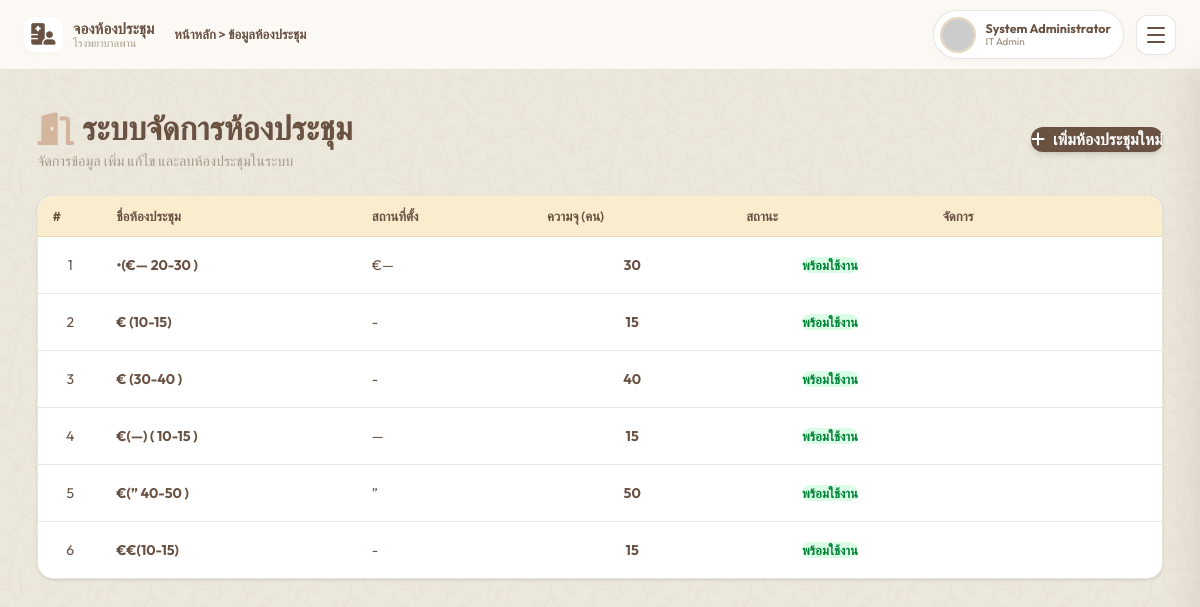
/dashboard.php?view=rooms (signed in), run on an earlier commit of the app's database.
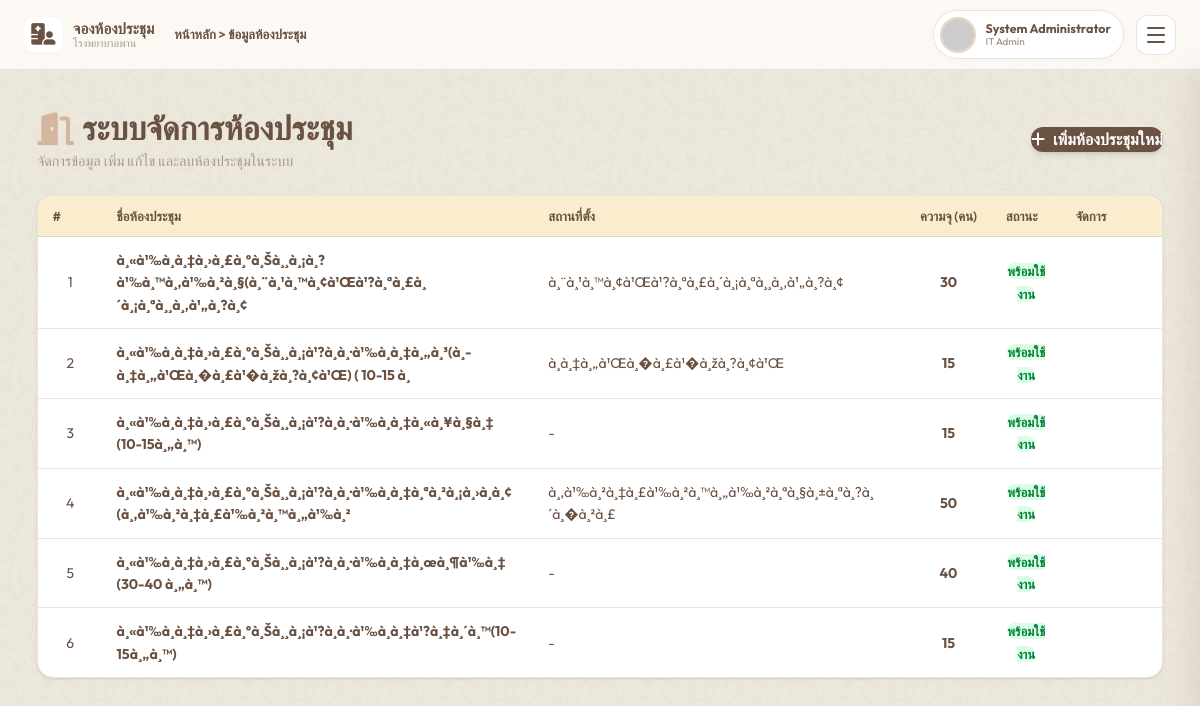
And on a later commit of the database.
### tables this page shows
CREATE TABLE `rooms` (
  `id` int(10) unsigned NOT NULL AUTO_INCREMENT,
  `name` varchar(100) NOT NULL,
  `capacity` int(10) unsigned NOT NULL,
  `location` varchar(255) DEFAULT NULL,
  `description` text DEFAULT NULL,
  `image_url` varchar(255) DEFAULT NULL,
  `images` text DEFAULT NULL,
  `status` enum('available','maintenance') DEFAULT 'available',
  `created_at` timestamp NOT NULL DEFAULT current_timestamp(),
  PRIMARY KEY (`id`)
);

### api/core/Database.php (called while the page is built, shortened)
<?php
class Database {
    private static $instance = null;
    private $pdo;
    private function __construct() {
        $dsn = "mysql:host=" . DB_HOST . ";dbname=" . DB_NAME . ";charset=utf8mb4";
        $options = [
            PDO::ATTR_ERRMODE            => PDO::ERRMODE_EXCEPTION,
            PDO::ATTR_DEFAULT_FETCH_MODE => PDO::FETCH_ASSOC,
            PDO::ATTR_EMULATE_PREPARES   => false,
        ];
        try {
            $this->pdo = new PDO($dsn, DB_USER, DB_PASS, $options);
        } catch (PDOException $e) {
            header('Content-Type: application/json');
            http_response_code(500);
            echo json_encode(['success' => false, 'message' => 'Database connection failed']);
            exit;
        }
    }
    public static function getInstance(): self {
        if (self::$instance === null) {
            self::$instance = new self();
        }
        return self::$instance;
    }
    public function getConnection(): PDO {
        return $this->pdo;
    }
}

### api/core/RoomRepository.php (called while the page is built, shortened)
<?php
class RoomRepository {
    private $db;
    public function __construct() {
        $this->db = Database::getInstance()->getConnection();
    }
    public function getAll($status = null) {
        $sql = "SELECT * FROM rooms";
        $sql .= " ORDER BY name ASC";
        $stmt = $this->db->prepare($sql);
        if ($status) {
            $stmt->execute([':status' => $status]);
        } else {
            $stmt->execute();
        }
        return $stmt->fetchAll();
    }
}

### views/rooms_management.php (the view, shortened to what this page needs)
<?php
$repo = new RoomRepository();
$rooms = $repo->getAll();
?>
<div class="flex flex-col gap-6 w-full animate-fade">
    <div class="flex flex-wrap justify-between items-center gap-4">
        <div>
            <h2 class="text-2xl font-bold text-[#6A5243] flex items-center gap-2">
                <i class="fas fa-door-open text-[#D4B59D]"></i> ระบบจัดการห้องประชุม
            </h2>
            <p class="text-[#A79A8B] text-sm mt-1">จัดการข้อมูล เพิ่ม แก้ไข และลบห้องประชุมในระบบ</p>
        </div>
        <button onclick="openRoomModal()" class="px-5 py-2.5 rounded-xl bg-[#6A5243] text-white font-bold shadow-md hover:bg-[#523E32] transition-colors flex items-center gap-2">
            <i class="fas fa-plus"></i> เพิ่มห้องประชุมใหม่
        </button>
    </div>
    <div class="bg-white rounded-2xl shadow-sm border border-[#EBE6DA] overflow-hidden">
        <div class="overflow-x-auto">
            <table class="w-full text-left border-collapse">
                <thead>
                    <tr class="bg-[#F9F8F6] border-b border-[#EBE6DA]">
                        <th class="p-4 text-[#A79A8B] font-bold text-sm w-16 text-center">#</th>
                        <th class="p-4 text-[#A79A8B] font-bold text-sm">ชื่อห้องประชุม</th>
                        <th class="p-4 text-[#A79A8B] font-bold text-sm">สถานที่ตั้ง</th>
                        <th class="p-4 text-[#A79A8B] font-bold text-sm text-center">ความจุ (คน)</th>
                        <th class="p-4 text-[#A79A8B] font-bold text-sm text-center">สถานะ</th>
                        <th class="p-4 text-[#A79A8B] font-bold text-sm text-center">จัดการ</th>
                    </tr>
                </thead>
                <tbody>
                    <?php if(count($rooms) > 0): ?>
                        <?php foreach($rooms as $index => $room): ?>
                        <tr class="border-b border-[#EBE6DA] hover:bg-[#FDFBF7] transition-colors group">
                            <td class="p-4 text-center text-[#A79A8B]"><?= $index + 1 ?></td>
                            <td class="p-4 font-bold text-[#6A5243]">
                                <?= htmlspecialchars($room['name']) ?>
                            </td>
                            <td class="p-4 text-[#6A5243]">
                                <?= htmlspecialchars($room['location'] ?: '-') ?>
                            </td>
                            <td class="p-4 text-center text-[#6A5243] font-bold">
                                <?= htmlspecialchars($room['capacity']) ?>
                            </td>
                            <td class="p-4 text-center">
                                <?php if($room['status'] === 'available'): ?>
                                    <span class="px-3 py-1 bg-green-100 text-green-700 rounded-full text-xs font-bold">พร้อมใช้งาน</span>
                                <?php else: ?>
                                    <span class="px-3 py-1 bg-red-100 text-red-700 rounded-full text-xs font-bold">ปิดปรับปรุง</span>
                                <?php endif; ?>
                            </td>
                            <td class="p-4 text-center">
                            </td>
                        </tr>
                        <?php endforeach; ?>
                    <?php else: ?>
                        <tr>
                            <td colspan="6" class="p-8 text-center text-[#A79A8B]">ไม่พบข้อมูลห้องประชุม</td>
                        </tr>
                    <?php endif; ?>
                </tbody>
            </table>
        </div>
    </div>
</div>

What changed in the data, as far as the page shows it:
changed rooms: name "•(€— 20-30 )" → "à¸«à¹‰à¸­à¸‡à¸›à¸£à¸°à¸Šà¸¸à¸¡à¸?à¹‰à¸™à¸‚à¹‰à¸²à¸§(à¸¨à¸¹à¸™à¸¢à¹Œà¹?à¸ªà¸£à¸´à¸¡à¸ªà¸¸à¸‚à¹„à¸?à¸¢"; location "€—" → "à¸¨à¸¹à¸™à¸¢à¹Œà¹?à¸ªà¸£à¸´à¸¡à¸ªà¸¸à¸‚à¹„à¸?à¸¢"
changed rooms: name "€(—) ( 10-15 )" → "à¸«à¹‰à¸­à¸‡à¸›à¸£à¸°à¸Šà¸¸à¸¡à¹?à¸­à¸·à¹‰à¸­à¸‡à¸„à¸³(à¸­à¸‡à¸„à¹Œà¸�à¸£à¹�à¸žà¸?à¸¢à¹Œ) ( 10-15 à¸"; location "—" → "à¸­à¸‡à¸„à¹Œà¸�à¸£à¹�à¸žà¸?à¸¢à¹Œ"; moves up the list
changed rooms (number 3 of 6 on the later page): name "€ (10-15)" → "à¸«à¹‰à¸­à¸‡à¸›à¸£à¸°à¸Šà¸¸à¸¡à¹?à¸­à¸·à¹‰à¸­à¸‡à¸«à¸¥à¸§à¸‡ (10-15à¸„à¸™)"
changed rooms (number 4 of 6 on the later page): name "€(” 40-50 )" → "à¸«à¹‰à¸­à¸‡à¸›à¸£à¸°à¸Šà¸¸à¸¡à¹?à¸­à¸·à¹‰à¸­à¸‡à¸ªà¸²à¸¡à¸›à¸­à¸¢(à¸‚à¹‰à¸²à¸‡à¸£à¹‰à¸²à¸™à¸„à¹‰à¸²"; location "”" → "à¸‚à¹‰à¸²à¸‡à¸£à¹‰à¸²à¸™à¸„à¹‰à¸²à¸ªà¸§à¸±à¸ªà¸?à¸´à¸�à¸²à¸£"; moves up the list
changed rooms (number 5 of 6 on the later page): name "€ (30-40 )" → "à¸«à¹‰à¸­à¸‡à¸›à¸£à¸°à¸Šà¸¸à¸¡à¹?à¸­à¸·à¹‰à¸­à¸‡à¸œà¸¶à¹‰à¸‡ (30-40 à¸„à¸™)"
changed rooms (number 6 of 6 on the later page): name "€€(10-15)" → "à¸«à¹‰à¸­à¸‡à¸›à¸£à¸°à¸Šà¸¸à¸¡à¹?à¸­à¸·à¹‰à¸­à¸‡à¹?à¸‡à¸´à¸™(10-15à¸„à¸™)"
